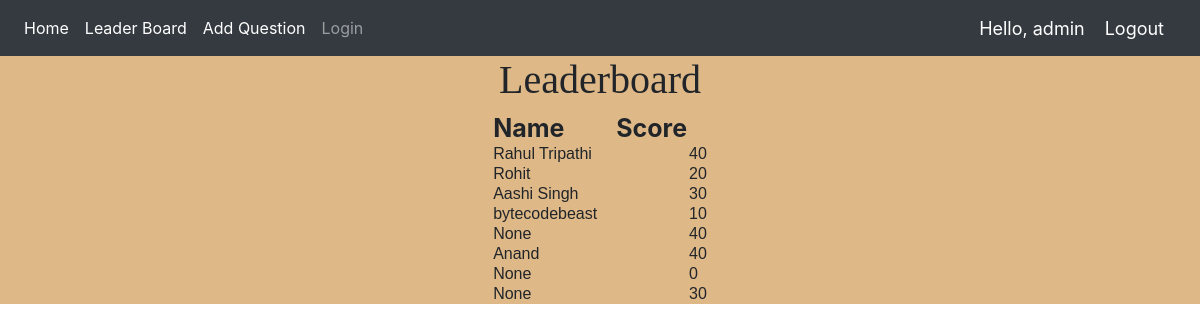
Page /leaderboard/ (signed in) on the committed database.
### Quiz/models.py (models this page shows)
class Result(models.Model):
    name = models.CharField(max_length=50,null=True)
    score = models.CharField(max_length=100,null=True)

### Quiz/views.py (the view)
# urls.py: path('leaderboard/', leaderboard,name='leaderboard'),
def leaderboard(request):
    res = Result.objects.all()
    context={
        'res':res,
    }
    return render(request,'Quiz/leaderboard.html',context)

### Quiz/templates/Quiz/leaderboard.html
{% extends 'Quiz/dependencies.html' %}
{% load static%}
{% block content %}
<div class="container-fluid" style="background-color: burlywood;">
<h1 style="font-family: cursive; text-align: center;">Leaderboard</h1>
    <center>
        <table>
        <th>
            <span style="font-size: 25px; font-weight: bold;" class="mr-5">Name</span>
            <span style="font-size: 25px; font-weight: bold;">Score</span>
        </th>
     {% for r in res %}
        <tr style="font-family: sans-serif;">
            <td>{{r.name}}</td>
        <td>{{r.score}}</td>
    </tr>
    {%endfor%}
</table>
</center>
</div>
{% endblock %}

### Quiz/templates/Quiz/navbar.html (shortened to what this page needs)
{% load static %}
<nav class="navbar navbar-expand-lg navbar-dark bg-dark">
  <div class="collapse navbar-collapse" id="navbarNav">
    <ul class="navbar-nav">
      <li class="nav-item active">
        <a class="nav-link" href="{% url 'home' %}">Home</a>
        <li class="nav-item active"><a href="{% url 'leaderboard' %}" class="nav-link">Leader Board</a></li>
      </li>
      {% if request.user.is_staff %}
      <li class="nav-item active">
        <a class="nav-link" href="{% url 'addQuestion' %}">Add Question</a>
      </li>
      {% endif %}
      <li class="nav-item">
        <a class="nav-link" href="{% url 'login' %}">Login</a>
      </li>
    </ul>
  </div>
  <span class="greet">Hello, {{request.user}}</span>
  <span ><a  class="greet" href="{% url 'logout' %}">Logout</a></span>
</nav>

### Quiz/templates/Quiz/navbar.html (style rules this page uses)
.greet { font-size: 18px; color: #fff; margin-right: 20px; }

### rows in the picture
Result: name "Rahul Tripathi", score "40"
Result: name "Rohit", score "20"
Result: name "Aashi Singh", score "30"
Result: name "bytecodebeast", score "10"
Result: name "None", score "40"
Result: name "Anand", score "40"
Result: name "None", score "0"
Result: name "None", score "30"

### other values in the picture
{{ request.user }} "admin"
